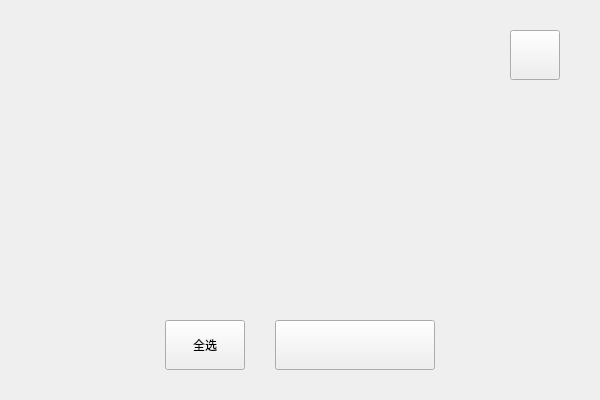
<?xml version="1.0" encoding="UTF-8"?>
<ui version="4.0">
 <class>DeleteGamePage</class>
 <widget class="QWidget" name="DeleteGamePage">
  <property name="geometry">
   <rect>
    <x>0</x>
    <y>0</y>
    <width>600</width>
    <height>400</height>
   </rect>
  </property>
  <property name="windowTitle">
   <string>Form</string>
  </property>
  <widget class="MainButton" name="deleteBtn">
   <property name="geometry">
    <rect>
     <x>275</x>
     <y>320</y>
     <width>160</width>
     <height>50</height>
    </rect>
   </property>
   <property name="text">
    <string/>
   </property>
  </widget>
  <widget class="MainButton" name="cancelBtn">
   <property name="geometry">
    <rect>
     <x>510</x>
     <y>30</y>
     <width>50</width>
     <height>50</height>
    </rect>
   </property>
   <property name="text">
    <string/>
   </property>
  </widget>
  <widget class="MainButton" name="selectAllBtn">
   <property name="geometry">
    <rect>
     <x>165</x>
     <y>320</y>
     <width>80</width>
     <height>50</height>
    </rect>
   </property>
   <property name="text">
    <string>全选</string>
   </property>
  </widget>
 </widget>
 <customwidgets>
  <customwidget>
   <class>MainButton</class>
   <extends>QPushButton</extends>
   <header>mainbutton.h</header>
  </customwidget>
 </customwidgets>
 <resources/>
 <connections/>
</ui>
